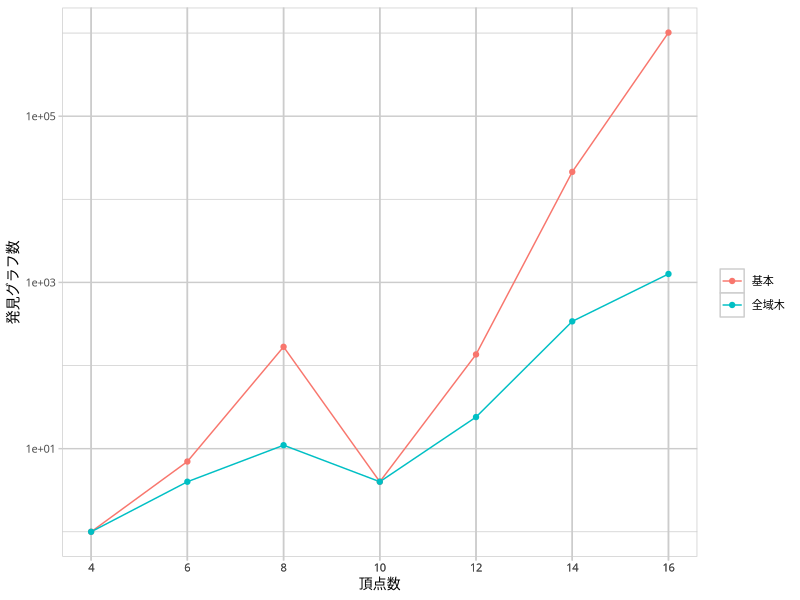

Write R code to recreate this figure.
library(readr)
library(dplyr)
library(ggplot2)

breaks <- c('basic', 'cycle', 'stree')
labels <- c('基本', '閉路', '全域木')
data <- read_csv('cmp-algo-full-mws.csv') %>%
  filter(d == 3, mgr == 'basic', srt == 'basic') %>%
  mutate(mtd = bdr) %>%
  select(n, mtd, n_graph) %>%
  mutate(mtd = factor(mtd, levels = breaks)) %>%
  arrange(mtd, n)

gp <- ggplot(data, aes(n, n_graph, color=mtd)) +
  geom_line() +
  geom_point() +
  scale_x_continuous(name = '頂点数',
                     breaks = data$n,
                     minor_breaks = NULL,
                     labels = as.character(data$n)) +
  scale_y_continuous(name = '発見グラフ数',
                     trans = 'log10') +
  scale_color_discrete(name = '',
                       breaks = breaks,
                       labels = labels) +
  theme(text = element_text(family = 'IPAexGothic', size = 10),
        panel.background = element_rect(fill = 'white', colour = 'grey80'),
        panel.grid.major = element_line(colour = 'grey80'),
        panel.grid.minor = element_line(colour = 'grey80'),
        axis.ticks = element_line(colour = 'grey80')
        )

ggsave('the-ginitr-full-graph.pdf', gp,
       width = 15, height = 10, units = 'cm',
       device = cairo_pdf)
